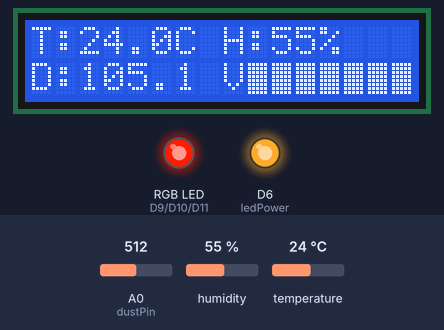
This sketch was run on a simulated Arduino Uno R4 WiFi. Shown: 16×2 character LCD, an RGB LED mixed from three pins (HIGH = lit), output pins drawn as LEDs (lit = HIGH). The inputs (shaded band) are chosen by the test bench; at power-on: A0 (dustPin) = 512, humidity 55 %, temperature 24 °C. WiFi joins after 1.5 s; servers stay silent unless stated; random numbers use the default seed unless the sketch sets one; no MQTT or app messages arrive unless stated; what the sketch prints to the serial monitor is not drawn.

Above: at 4.8 s.
4.9 s: A0 (dustPin) set to 404
At 5.85 s:
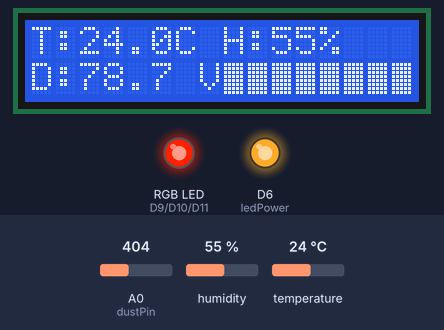
7.6 s: A0 (dustPin) set to 374
At 7.95 s:
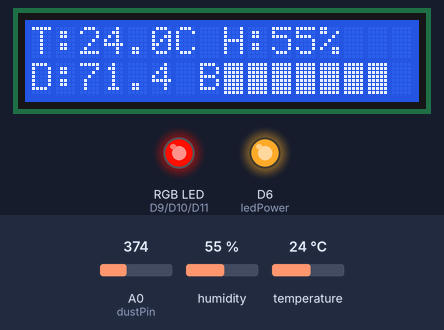
10.3 s: A0 (dustPin) set to 236
At 11.85 s:
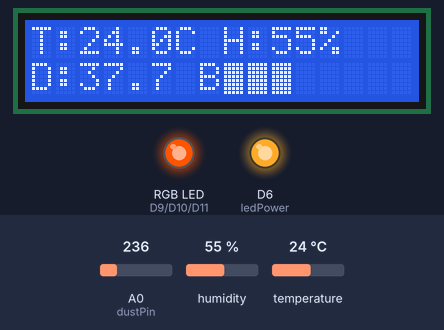
14.1 s: A0 (dustPin) set to 210
At 16.7 s:
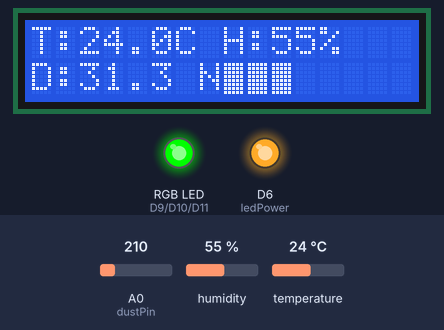
17.1 s: A0 (dustPin) set to 151
At 18.0 s:
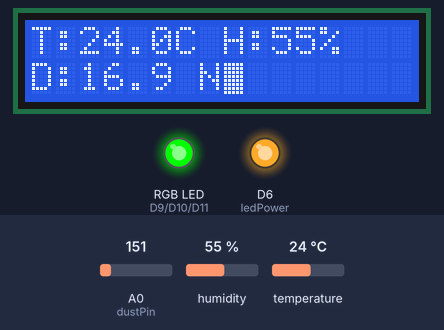
19.8 s: A0 (dustPin) set to 138
At 22.3 s:
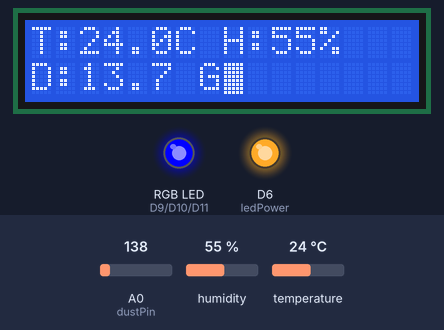
Timing chart, 0 to 23.8 s (numbered marks = the images above; inputs shaded):
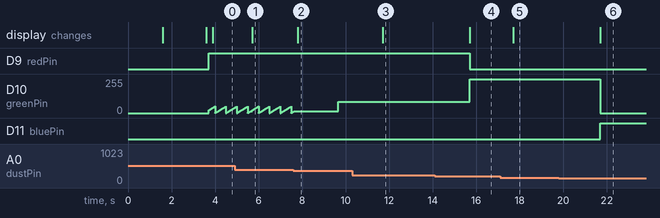

The sketch:

iot_mood_lamp.ino
```cpp
#include <Adafruit_Sensor.h>
#include <Wire.h>
#include <LiquidCrystal_I2C.h>
#include <DHT.h>
#include <WiFiS3.h>
#include <PubSubClient.h>

/*
  IoT Mood Lamp
  - DHT22 온습도 센서
  - 미세먼지 센서
  - LCD I2C 출력
  - RGB LED 상태 표시
  - MQTT 센서값 전송
*/

// ---------------- WiFi & MQTT 설정 ----------------
// GitHub에 실제 WiFi 이름/비밀번호를 올리면 안 되므로 반드시 아래처럼 가려서 올리기
const char* ssid = "YOUR_WIFI_SSID";
const char* password = "YOUR_WIFI_PASSWORD";

const char* mqtt_server = "test.mosquitto.org";
const int mqtt_port = 1883;

// test.mosquitto.org는 보통 사용자명/비밀번호 없이 접속 가능
const char* mqtt_user = "";
const char* mqtt_pass = "";

WiFiClient espClient;
PubSubClient client(espClient);

// ---------------- DHT22 센서 ----------------
#define DHTPIN 7
#define DHTTYPE DHT22
DHT dht(DHTPIN, DHTTYPE);

// ---------------- LCD 설정 ----------------
// LCD 주소가 0x27이 아니면 0x3F로 바꿔서 테스트
LiquidCrystal_I2C lcd(0x27, 16, 2);

// ---------------- 미세먼지 센서 ----------------
const int dustPin = A0;
const int ledPower = 6;

float dustDensity = 0.0;
String dustLevel = "GOOD";

// ---------------- RGB LED ----------------
// 공통 캐소드 RGB LED 기준
const int redPin = 9;
const int greenPin = 10;
const int bluePin = 11;

// ---------------- 타이머 ----------------
unsigned long previousMillis = 0;
const unsigned long sensorInterval = 2000;   // 센서 측정 간격 2초
const unsigned long flickerInterval = 500;   // LED 깜빡임 간격

// ---------------- MQTT 토픽 ----------------
const char* temperature_topic = "home/temperature";
const char* humidity_topic    = "home/humidity";
const char* dust_topic        = "home/dust";
const char* dust_level_topic  = "home/dust/level";

// ---------------- RGB LED 제어 함수 ----------------
void setRGB(int r, int g, int b) {
  analogWrite(redPin, r);
  analogWrite(greenPin, g);
  analogWrite(bluePin, b);
}

// ---------------- WiFi 연결 ----------------
void setup_wifi() {
  delay(10);

  Serial.println();
  Serial.print("Connecting to WiFi");

  WiFi.begin(ssid, password);

  while (WiFi.status() != WL_CONNECTED) {
    delay(500);
    Serial.print(".");
  }

  Serial.println();
  Serial.println("WiFi connected");
  Serial.print("IP address: ");
  Serial.println(WiFi.localIP());
}

// ---------------- MQTT 연결 ----------------
void reconnect() {
  while (!client.connected()) {
    Serial.print("Attempting MQTT connection...");

    String clientId = "ArduinoMoodLamp-";
    clientId += String(random(0xffff), HEX);

    bool connected;

    if (strlen(mqtt_user) > 0) {
      connected = client.connect(clientId.c_str(), mqtt_user, mqtt_pass);
    } else {
      connected = client.connect(clientId.c_str());
    }

    if (connected) {
      Serial.println("connected");
    } else {
      Serial.print("failed, rc=");
      Serial.print(client.state());
      Serial.println(" try again in 5 seconds");
      delay(5000);
    }
  }
}

// ---------------- PM2.5 레벨 판단 ----------------
String getDustLevel(float dust) {
  if (dust <= 15.0) {
    return "GOOD";
  } else if (dust <= 35.0) {
    return "NORMAL";
  } else if (dust <= 75.0) {
    return "BAD";
  } else {
    return "VERY_BAD";
  }
}

// ---------------- 미세먼지 측정 ----------------
float readDustDensity() {
  digitalWrite(ledPower, LOW);
  delayMicroseconds(280);

  int adcValue = analogRead(dustPin);

  delayMicroseconds(40);
  digitalWrite(ledPower, HIGH);
  delayMicroseconds(9680);

  float voltage = adcValue * (5.0 / 1023.0);
  float Vdark = 0.4;

  float density;

  if (voltage <= Vdark) {
    density = 0.0;
  } else {
    density = (voltage - Vdark) * 50.0;
  }

  return density;
}

// ---------------- LCD 출력 ----------------
void displayToLCD(float temperature, float humidity, float dust) {
  lcd.clear();

  lcd.setCursor(0, 0);
  lcd.print("T:");
  lcd.print(temperature, 1);
  lcd.print("C H:");
  lcd.print(humidity, 0);
  lcd.print("%");

  lcd.setCursor(0, 1);
  lcd.print("D:");
  lcd.print(dust, 1);
  lcd.print(" ");

  char gradeChar;

  if (dust <= 15.0) {
    gradeChar = 'G';
  } else if (dust <= 35.0) {
    gradeChar = 'N';
  } else if (dust <= 75.0) {
    gradeChar = 'B';
  } else {
    gradeChar = 'V';
  }

  lcd.print(gradeChar);

  int levelBlocks = map((int)dust, 0, 75, 0, 8);
  levelBlocks = constrain(levelBlocks, 0, 8);

  for (int i = 0; i < levelBlocks; i++) {
    lcd.write(byte(255));
  }
}

// ---------------- MQTT 전송 ----------------
void publishSensorData(float temperature, float humidity, float dust, String level) {
  char tempStr[10];
  char humStr[10];
  char dustStr[10];
  char levelStr[15];

  dtostrf(temperature, 4, 1, tempStr);
  dtostrf(humidity, 4, 1, humStr);
  dtostrf(dust, 5, 1, dustStr);
  level.toCharArray(levelStr, sizeof(levelStr));

  client.publish(temperature_topic, tempStr);
  client.publish(humidity_topic, humStr);
  client.publish(dust_topic, dustStr);
  client.publish(dust_level_topic, levelStr);
}

// ---------------- RGB LED 상태 표시 ----------------
void updateLED(float dust, unsigned long currentMillis) {
  int r = 0;
  int g = 0;
  int b = 0;

  if (dust <= 15.0) {
    // 좋음: 파랑
    r = 0;
    g = 0;
    b = 255;
  } else if (dust <= 35.0) {
    // 보통: 초록
    r = 0;
    g = 255;
    b = 0;
  } else if (dust <= 75.0) {
    // 나쁨: 주황 계열 깜빡임
    float phase = (currentMillis % flickerInterval) / (float)flickerInterval;
    r = 255;
    g = 60 + int(phase * 80);
    b = 0;
  } else {
    // 매우 나쁨: 빨강 계열 깜빡임
    float phase = (currentMillis % flickerInterval) / (float)flickerInterval;
    r = 255;
    g = int(phase * 50);
    b = 0;
  }

  setRGB(r, g, b);
}

// ---------------- Setup ----------------
void setup() {
  Serial.begin(115200);

  lcd.init();
  lcd.backlight();

  dht.begin();

  pinMode(ledPower, OUTPUT);
  pinMode(redPin, OUTPUT);
  pinMode(greenPin, OUTPUT);
  pinMode(bluePin, OUTPUT);

  digitalWrite(ledPower, HIGH);
  setRGB(0, 0, 0);

  setup_wifi();

  client.setServer(mqtt_server, mqtt_port);

  lcd.setCursor(0, 0);
  lcd.print("IoT Mood Lamp");
  lcd.setCursor(0, 1);
  lcd.print("Starting...");
  delay(2000);
  lcd.clear();
}

// ---------------- Loop ----------------
void loop() {
  if (!client.connected()) {
    reconnect();
  }

  client.loop();

  unsigned long currentMillis = millis();

  // 센서값 측정 및 LCD/MQTT 전송
  if (currentMillis - previousMillis >= sensorInterval) {
    previousMillis = currentMillis;

    dustDensity = readDustDensity();
    dustLevel = getDustLevel(dustDensity);

    float humidity = dht.readHumidity();
    float temperature = dht.readTemperature();

    if (isnan(humidity) || isnan(temperature)) {
      Serial.println("Failed to read from DHT sensor!");

      lcd.clear();
      lcd.setCursor(0, 0);
      lcd.print("DHT Error");
      return;
    }

    displayToLCD(temperature, humidity, dustDensity);
    publishSensorData(temperature, humidity, dustDensity, dustLevel);

    Serial.print("T:");
    Serial.print(temperature, 1);
    Serial.print("C H:");
    Serial.print(humidity, 1);
    Serial.print("% D:");
    Serial.print(dustDensity, 1);
    Serial.print(" Level:");
    Serial.println(dustLevel);
  }

  // RGB LED는 센서 측정 주기와 별도로 계속 상태 표시
  updateLED(dustDensity, currentMillis);
}
```

Measured:
- the behaviour switches between 389 and 388 on A0 (dustPin) (found by bisection; images 1 and 2)
- the behaviour switches between 226 and 225 on A0 (dustPin) (found by bisection; images 3 and 4)
- the behaviour switches between 144 and 143 on A0 (dustPin) (found by bisection; images 5 and 6)
- after the input at 4.9 s, the display: changes after 0.80 s (image 1)
- after the input at 7.6 s, the display: changes after 0.20 s (image 2)
- after the input at 10.3 s, the display: changes after 1.4 s (image 3)
- after the input at 14.1 s, D9 (redPin): HIGH → LOW after 1.6 s; the display: changes after 1.6 s (image 4)
- after the input at 17.1 s, the display: changes after 0.59 s (image 5)
- after the input at 19.8 s, D10 (greenPin): 255/255 → 0/255 after 1.9 s; D11 (bluePin): LOW → HIGH after 1.9 s; the display: changes after 1.9 s (image 6)
